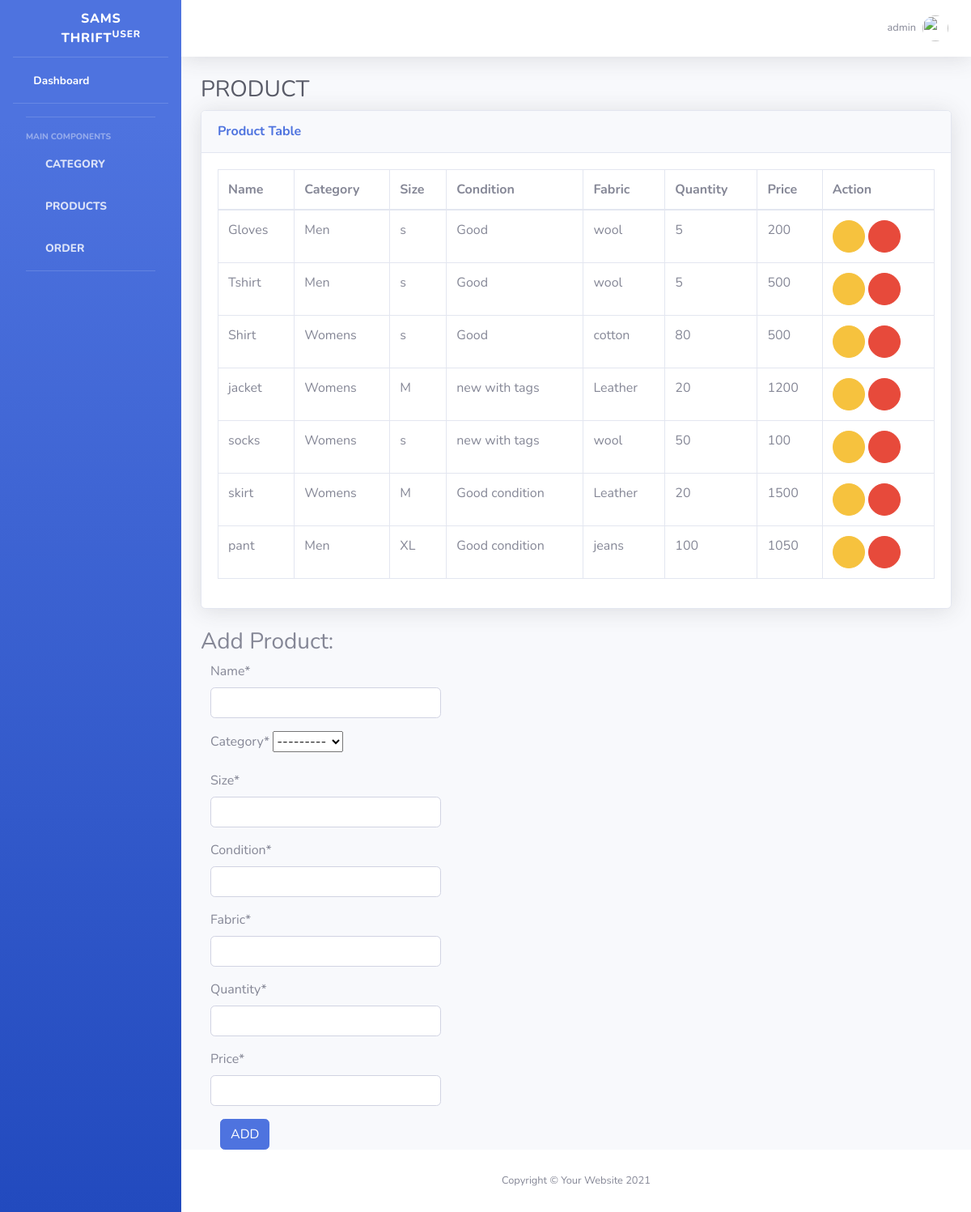
/product/ (signed in), run on the app's committed database.
### dashboard/models.py (models this page shows, shortened)
class Product(models.Model):
    name = models.CharField(max_length=100)
    category = models.ForeignKey(Category,on_delete=models.CASCADE)
    size = models.CharField(max_length=10)
    condition = models.CharField(max_length=50)
    fabric= models.CharField(max_length=50)
    quantity = models.PositiveIntegerField()
    price = models.PositiveIntegerField()

class Category(models.Model):
    name = models.CharField(max_length=100)
    def __str__(self):
       return self.name

### dashboard/views.py (the view)
# urls.py: path('product/',views.product,name='dashboard-product'),
@login_required(login_url='user-login')
def product(request):
    items = Product.objects.all()
    if request.method == 'POST':
        form = ProductForm(request.POST)
        if form.is_valid():
            form.save()
        product_name = form.cleaned_data.get('name')
        messages.success(request, f'{product_name} added successfully ')
        return redirect('dashboard-product')
    else:
        form = ProductForm()
    context = {
        'items' : items,
        'form' : form,
    }
    return render(request,'dashboard/product.html',context)

### dashboard/forms.py
class ProductForm(forms.ModelForm):
    class Meta:
        model = Product
        fields =['name','category','size','condition','fabric','quantity','price']

### templates/dashboard/product.html (shortened to what this page needs)
{% include 'partials/header.html' %}
                <div class="container-fluid">
                    <h1 class="h3 mb-2 text-gray-800">PRODUCT</h1>
                    <div class="card shadow mb-4">
                        <div class="card-header py-3">
                            <h6 class="m-0 font-weight-bold text-primary">Product Table</h6>
                        </div>
                        <div class="card-body">
                            <div class="table-responsive">
                                <table class="table table-bordered" id="dataTable" width="100%" cellspacing="0">
                                    <thead>
                                        <tr>
                                            <th>Name</th>
                                            <th>Category</th>
                                            <th>Size</th>
                                            <th>Condition</th>
                                            <th>Fabric</th>
                                            <th>Quantity</th>
                                            <th>Price</th>
                                            <th>Action</th>
                                        </tr>
                                    </thead>
                                    <tbody>
                                        {% for prod in items %}
                                        <tr>
                                            <td>{{ prod.name }}</td>
                                            <td>{{ prod.category }}</td>
                                            <td>{{ prod.size }}</td>
                                            <td>{{ prod.condition }}</td>
                                            <td>{{ prod.fabric }}</td>
                                            <td>{{ prod.quantity }}</td>
                                            <td>{{ prod.price }}</td>
                                            <td>
                                                <a href="{% url 'dashboard-product-update' prod.id %}" class="btn btn-warning btn-circle">
                                                    <i class="fas fa-exclamation-triangle"></i>
                                                </a>
                                                <a href="{% url 'dashboard-product-delete' prod.id %}" class="btn btn-danger btn-circle">
                                                    <i class="fas fa-trash">
                                            </td>
                                        </tr>
                                        {% endfor %}
                                    </tbody>
                                </table>
                            </div>
                        </div>
                    </div>
                    {% load crispy_forms_tags %}
        <h3>Add Product:</h3>
<form method="POST" class="col-lg-4">
    {{ form|crispy }}
    <div class="col-sm-10">
    <button type="submit" value="submit" class="btn btn-primary">ADD</button>
    </div>
</form>
                </div>
            </div>
            {% include 'partials/footer.html' %}

### templates/partials/header.html (shortened to what this page needs)
{% load static %}
<!DOCTYPE html>
<html lang="en">
<head>
    <link href="{% static '/vendor/fontawesome-free/css/all.min.css' %}" rel="stylesheet" type="text/css">
    <link href="{% static '/css/sb-admin-2.min.css' %}" rel="stylesheet">
</head>
<body id="page-top">
    <div id="wrapper">
        <ul class="navbar-nav bg-gradient-primary sidebar sidebar-dark accordion" id="accordionSidebar">
            <a class="sidebar-brand d-flex align-items-center justify-content-center" href="{% url 'dashboard-index' %}">
                <div class="sidebar-brand-icon rotate-n-15">
                    <i class="fas fa-shopping-cart"></i>
                </div>
                <div class="sidebar-brand-text mx-3">SAMS THRIFT<sup>user </sup></div>
            </a>
            <hr class="sidebar-divider my-0">
            <li class="nav-item active">
                <a class="nav-link" href="{% url 'dashboard-index' %}">
                    <i class="fas fa-fw fa-tachometer-alt"></i>
                    <span>Dashboard</span></a>
            </li>
            <hr class="sidebar-divider">
            <div class="sidebar-heading">
            <hr class="sidebar-divider">
            <div class="sidebar-heading">
                Main components
            </div>
            <li class="nav-item">
                <a class="nav-link" href="{% url 'dashboard-category' %}">
                    <i class="fas fa-fw fa-chart-area"></i>
                    <span>Category</span></a>
            </li>
            <li class="nav-item">
                <a class="nav-link" href="{% url 'dashboard-product' %}">
                    <i class="fas fa-fw fa-table"></i>
                    <span>Products</span></a>
            </li>
            <li class="nav-item">
                <a class="nav-link" href="{% url 'dashboard-order' %}">
                    <i class="fas fa-fw fa-table"></i>
                    <span>Order</span></a>
            </li>
            <hr class="sidebar-divider d-none d-md-block">
        </ul>
        <div id="content-wrapper" class="d-flex flex-column">
            <div id="content">
                <nav class="navbar navbar-expand navbar-light bg-white topbar mb-4 static-top shadow">
                    <ul class="navbar-nav ml-auto">
                        <li class="nav-item dropdown no-arrow">
                            <a class="nav-link dropdown-toggle" href="#" id="userDropdown" role="button"
                                data-toggle="dropdown" aria-haspopup="true" aria-expanded="false">
                                <span class="mr-2 d-none d-lg-inline text-gray-600 small">{{ user.username }}</span>
                                <img class="img-profile rounded-circle"
                                    src="{% static '/img/undraw_profile.svg' %}">
                            </a>
                        </li>
                    </ul>
                </nav>
                {% load static %}

### data on the page
Product: name "Gloves", category "Men", size "s", condition "Good", fabric "wool", quantity "5", price "200"
Product: name "Tshirt", category "Men", size "s", condition "Good", fabric "wool", quantity "5", price "500"
Product: name "Shirt", category "Womens", size "s", condition "Good", fabric "cotton", quantity "80", price "500"
Product: name "jacket", category "Womens", size "M", condition "new with tags", fabric "Leather", quantity "20", price "1200"
Product: name "socks", category "Womens", size "s", condition "new with tags", fabric "wool", quantity "50", price "100"
Product: name "skirt", category "Womens", size "M", condition "Good condition", fabric "Leather", quantity "20", price "1500"
Product: name "pant", category "Men", size "XL", condition "Good condition", fabric "jeans", quantity "100", price "1050"

### other printed values
{{ user.username }} "admin"
